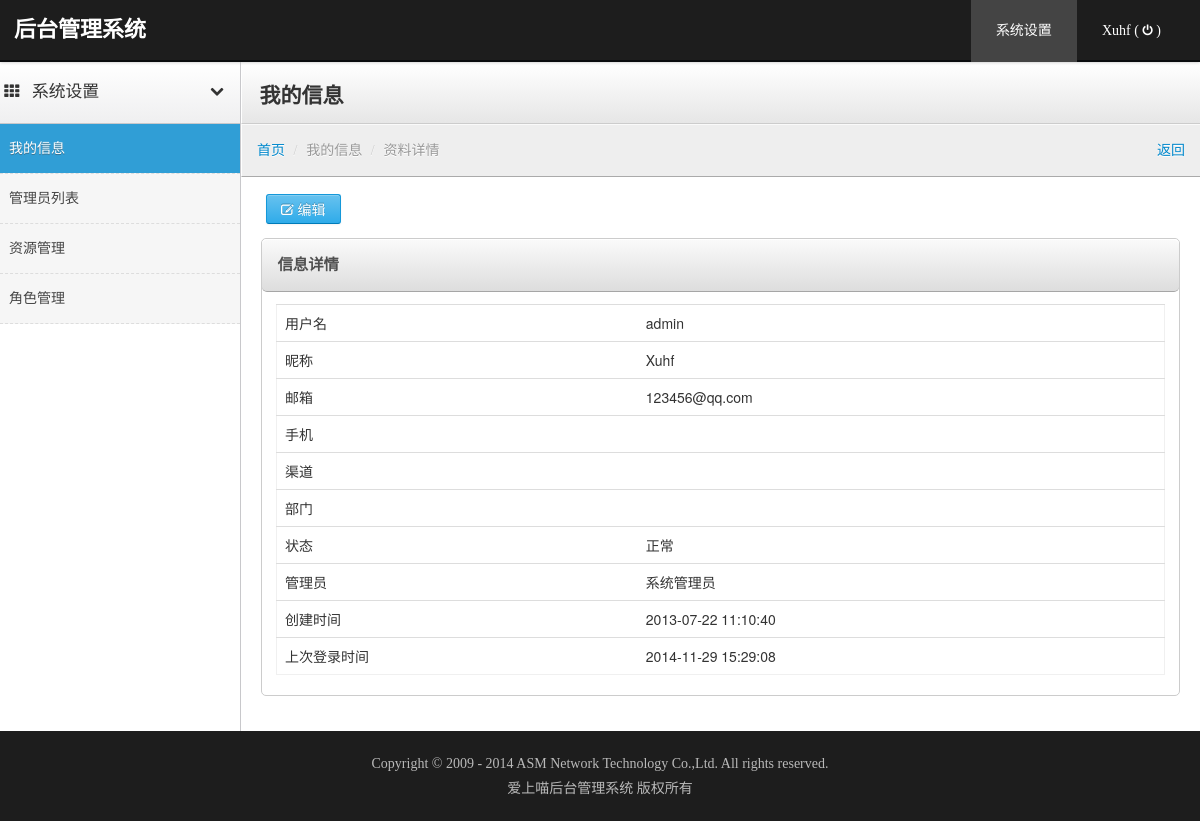
Page / (signed in) on the committed database.
### tables this page shows
CREATE TABLE `admin_resource` (
  `resource_id` int(4) NOT NULL AUTO_INCREMENT COMMENT '资源ID',
  `title` varchar(100) NOT NULL COMMENT '节点名称',
  `url_directory` varchar(100) NOT NULL DEFAULT '' COMMENT '控制器目录',
  `url_class` varchar(100) NOT NULL COMMENT '控制器类名',
  `url_method` varchar(100) NOT NULL COMMENT '控制器方法',
  `url_param` varchar(255) NOT NULL DEFAULT '' COMMENT '参数，json存储',
  `pid` int(4) NOT NULL DEFAULT '0' COMMENT '上级ID',
  `level` tinyint(1) NOT NULL DEFAULT '1' COMMENT '级别 1一级标题 2二级标题 3菜单 4其他',
  `permission_type` tinyint(1) NOT NULL DEFAULT '1' COMMENT '1必须控制，0非必须控制',
  `sort` decimal(10,2) NOT NULL DEFAULT '0.00' COMMENT '排序，越大越靠前',
  `stat` tinyint(1) NOT NULL DEFAULT '1' COMMENT '状态 1正常 2已冻结 3已删除',
  `created_ts` timestamp NOT NULL DEFAULT CURRENT_TIMESTAMP COMMENT '创建时间',
  PRIMARY KEY (`resource_id`),
  KEY `idx_pid` (`pid`)
);

### application/controllers/admin.php (called while the page is built, shortened)
<?php if ( ! defined('BASEPATH')) exit('No direct script access allowed');
class Admin extends MY_Controller
{
    public function __construct()
    {
        $this->load->model('admin_user_model');
    }
    public function index()
    {
        $id = NULL;
        if($this->rbac_service->isSuperAdministrator() | $this->rbac_service->isAdministrator()) {
            $id = intval($this->input->get('id'));
        }
        if($id < 1) {
            $id = $this->helper->user['user_id'];
        }
        $data = $this->admin_user_model->findByPk($id);
        $this->load->view('admin_user/detail', array(
                'data' => $data,
                'column' => $this->admin_user_model->attributes(),
        ));
    }
}

### public/index.php (called while the page is built, shortened)
<?php
require_once BASEPATH.'core/CodeIgniter.php';

### application/helpers/MY_url_helper.php (called while the page is built, shortened)
<?php if ( ! defined('BASEPATH')) exit('No direct script access allowed');
function create_url($route, $params = array(), $ampersand = '&')
{
    $route = site_url($route);
    if(!empty($params)) {
        return $route.'?'.http_build_str($params, NULL, $ampersand);
    }
    return $route;
}
if(! function_exists('http_build_str'))
{
    function http_build_str($query, $prefix='', $arg_separator='')
    {
        $args = array();
        foreach ($query as $key => $val) {
            $name = $prefix.$key;
            if (!is_numeric($name)) {
                if(is_array($val)){
                    http_build_str_inner($val, $name, $arg_separator, $args);
                }else{
                    $args[] = rawurlencode($name).'='.urlencode($val);
                }
            }
        }
        return implode($arg_separator, $args);
    }
}

### application/core/database/DB_driver.php (called while the page is built, shortened)
<?php  if ( ! defined('BASEPATH')) exit('No direct script access allowed');
class CI_DB_driver {
	var $database;
	var $pconnect		= FALSE;
	var $conn_id		= FALSE;
	var $result_id		= FALSE;
	var $db_debug		= FALSE;
	var $save_queries	= TRUE;
	var $db_force_master;
	function initialize()
	{
		$this->conn_id = ($this->pconnect == FALSE) ? $this->db_connect() : $this->db_pconnect();
		if ($this->database != '')
		{
			if ( ! $this->db_select())
			{
				log_message('error', 'Unable to select database: '.$this->database);
				if ($this->db_debug)
				{
					$this->display_error('db_unable_to_select', $this->database);
				}
				return FALSE;
			}
			else
			{
				return TRUE;
			}
		}
		return TRUE;
	}
	function query($sql, $binds = FALSE, $return_object = TRUE)
	{
		if (FALSE === ($this->result_id = $this->simple_query($sql)))
		{
			if ($this->save_queries == TRUE)
			{
				$this->query_times[] = 0;
			}
			$this->_trans_status = FALSE;
			if ($this->db_debug)
			{
				$error_no = $this->_error_number();
				$error_msg = $this->_error_message();
				$this->trans_complete();
				log_message('error', 'Query error: '.$error_msg);
				return $this->display_error(
										array(
												'Error Number: '.$error_no,
												$error_msg,
												$sql
											)
										);
			}
			return FALSE;
		}
		$RES			= new $driver();
		$RES->conn_id	= $this->conn_id;
		$RES->result_id	= $this->result_id;
		$RES->num_rows	= $RES->num_rows();
		return $RES;
	}
	function simple_query($sql)
	{
	    $proxy_setting = load_db_proxy_setting($this->group_name, $this->is_write_type($sql), $this->db_force_master);
	    if(is_array($proxy_setting) && ! empty($proxy_setting)) {
	        $proxy_setting_key = key($proxy_setting);
            $this->group_name = $proxy_setting_key;
	        $proxy_conn_id = 'conn_'.$proxy_setting_key;
	        $CI = & get_instance();
	        if(isset($CI->$proxy_conn_id) && is_resource($CI->$proxy_conn_id)) {
	            $this->conn_id = $CI->$proxy_conn_id;
	        } else {
	            $this->conn_id = false;
	        }
	    }
		return $this->_execute($sql);
	}
	public function reset_force_master()
	{
	    $this->db_force_master = FALSE;
	}
	function is_write_type($sql)
	{
		if ( ! preg_match('/^\s*"?(SET|INSERT|UPDATE|DELETE|REPLACE|CREATE|DROP|TRUNCATE|LOAD DATA|COPY|ALTER|GRANT|REVOKE|LOCK|UNLOCK)\s+/i', $sql))
		{
			return FALSE;
		}
		return TRUE;
	}
	function close()
	{
		$this->conn_id = FALSE;
	}
}

### application/core/database/drivers/mysql/mysql_driver.php (called while the page is built, shortened)
<?php  if ( ! defined('BASEPATH')) exit('No direct script access allowed');
class CI_DB_mysql_driver extends CI_DB {
	function db_connect()
	{
		return @mysql_connect($this->hostname, $this->username, $this->password, TRUE);
	}
	function _execute($sql)
	{
		$sql = $this->_prep_query($sql);
		return @mysql_query($sql, $this->conn_id);
	}
	function _prep_query($sql)
	{
		return $sql;
	}
}

### application/core/database/ActiveRecord.php (called while the page is built, shortened)
<?php if ( ! defined('BASEPATH')) exit('No direct script access allowed');
class ActiveRecord extends CI_Model
{
    public function findByPk($pk, $where = array())
    {
        $where[$this->primaryKey()] = $pk;
        $query = $this->db->from($this->tableName())->where($where)->get();
        return $query->row_array();
    }
    public function findAll($where = array(), $limit = 0, $offset = 0, $sort = NULL)
    {
        $this->db->from($this->tableName())->where($where);
        if($sort !== NULL) {
            $this->db->order_by($sort);
        }
        $query = $this->db->get();
        return $query->result_array();
    }
}

### application/service/cache_service.php (called while the page is built, shortened)
<?php
class Cache_service extends MY_Service
{
    public function getAllResourceList()
    {
        $cache_key = 'rbac_all_resouce_list';
        $resouce_cache = $this->cache->file->get($cache_key);
        if(! $resouce_cache) {
            $resouce_list = $this->admin_resource_model->findAll(array(), NULL, NULL, 'sort DESC');
            $resouce_cache = array();
            if(is_array($resouce_list) && count($resouce_list) > 0) {
                foreach($resouce_list as $key => $val) {
                    $resouce_cache[$val['resource_id']] = $val;
                }
            }
        }
        return $resouce_cache;
    }
}

### application/service/rbac_service.php (called while the page is built, shortened)
<?php
class Rbac_service extends MY_Service
{
    private $admin;
    public function init($admin_user)
    {
        $this->admin = $admin_user;
        $admin_user_resource = $this->loadUserResources($this->admin['user_id'], $this->admin['source_id']);
        return true;
    }
    public function isSuperAdministrator()
    {
        if(isset($this->admin['is_admin']) && $this->admin['is_admin'] == 2) {
            return true;
        }
        return false;
    }
    public function loadUserResources($user_id, $source_id)
    {
        $resources = $this->cache_service->getAllResourceList();
        if($this->isSuperAdministrator()) {
            return $resources;
        }
        $admin_user_resource = array();
        return $admin_user_resource;
    }
}

### application/service/common/helper_service.php (called while the page is built, shortened)
<?php  if ( ! defined('BASEPATH')) exit('No direct script access allowed');
class Helper_service extends MY_Service
{
    public $user;
    public function __construct()
    {
        $this->user = $this->session->userdata('sys_user');
        if(! in_array($this->router->fetch_class(), array('login', 'verify_code'))) {
            $this->hasLogin();
        }
    }
    public function hasLogin() {
        if($this->rbac_service->init($this->user) === false) {
            $this->msg('无权限！');
        }
    }
}

### application/core/database/DB.php (called while the page is built, shortened)
<?php  if ( ! defined('BASEPATH')) exit('No direct script access allowed');
function &DB($params = '', $active_record_override = NULL)
{
	if (is_string($params) AND strpos($params, '://') === FALSE)
	{
		if ( ! defined('ENVIRONMENT') OR ! file_exists($file_path = APPPATH.'config/'.ENVIRONMENT.'/database.php'))
		{
			if ( ! file_exists($file_path = APPPATH.'config/database.php'))
			{
				show_error('The configuration file database.php does not exist.');
			}
		}
		$params = $db[$active_group];
	}
	if(file_exists(APPPATH.'core/database/DB_driver.php')) {
	    require_once(APPPATH.'core/database/DB_driver.php');
	} else {
	    require_once(BASEPATH.'database/DB_driver.php');
	}
	$params['group_name'] = $active_group;
	$DB = new $driver($params);
	return $DB;
}

### application/config/development/database.php (called while the page is built, shortened)
<?php  if ( ! defined('BASEPATH')) exit('No direct script access allowed');
$active_group = 'asm_master';
$active_record = TRUE;
$db['asm_master']['hostname'] = '127.0.0.1';
$db['asm_master']['username'] = 'root';
$db['asm_master']['password'] = '123456';
$db['asm_master']['database'] = 'admin_new';
$db['asm_master']['dbdriver'] = 'mysql';
$db['asm_master']['dbprefix'] = '';
$db['asm_master']['pconnect'] = FALSE;
$db['asm_master']['db_debug'] = FALSE;
$db['asm_master']['cache_on'] = FALSE;
$db['asm_master']['cachedir'] = '';
$db['asm_master']['char_set'] = 'utf8';
$db['asm_master']['dbcollat'] = 'utf8_general_ci';
$db['asm_master']['swap_pre'] = '';
$db['asm_master']['autoinit'] = FALSE;
$db['asm_master']['stricton'] = FALSE;

### application/core/MY_Loader.php (called while the page is built, shortened)
<?php if ( ! defined('BASEPATH')) exit('No direct script access allowed');
class MY_Loader extends CI_Loader
{
    public function database($params = '', $return = FALSE, $active_record = NULL)
    {
        if(file_exists(APPPATH.'core/database/DB.php')) {
            require_once(APPPATH.'core/database/DB.php');
        } else {
            require_once(BASEPATH.'database/DB.php');
        }
        if ($return === TRUE) {
            return DB($params, $active_record);
        }
    }
}

### application/core/MY_Model.php (called while the page is built, shortened)
<?php if ( ! defined('BASEPATH')) exit('No direct script access allowed');
require_once APPPATH.'core/database/ActiveRecord.php';
class MY_Model extends ActiveRecord
{
    private function initDb($group_name = '')
    {
        $db_conn_name = $this->getDbName($group_name);
        $CI = & get_instance();
        if(isset($CI->{$db_conn_name}) && is_object($CI->{$db_conn_name})) {
            $this->db = $CI->{$db_conn_name};
        } else {
            $CI->{$db_conn_name} = $this->db = $this->load->database($group_name, TRUE);
        }
    }
    private function getDbName($group_name = '')
    {
        if($group_name == '') {
            $db_conn_name = 'db';
        } else {
            $db_conn_name = 'db_'.$group_name;
        }
        return $db_conn_name;
    }
}

### application/helpers/MY_language_helper.php (called while the page is built, shortened)
<?php
function lang_setting($key, $sub_key = NULL)
{
    $CI = & get_instance();
    $setting = $CI->config->item('setting');
    $key = 'setting_'.$key;
    if(! isset($setting[$key][$sub_key])) {
        return null;
    }
    return $setting[$key][$sub_key];
}

### application/views/admin_user/detail.php (the view, shortened to what this page needs)
<?php $this->load->view('base/header');?>
<div class="content">
    <div class="header"><h1 class="page-title">我的信息</h1></div>
    <ul class="breadcrumb">
        <li><a href="<?php echo create_url('');?>">首页</a> <span class="divider">/</span></li>
        <li class="active">我的信息  <span class="divider">/</span></li>
        <li class="active">资料详情</li>
        <li class="pull-right"><a href="javascript:history.go(-1);">返回</a></li>
    </ul>
    <div class="container-fluid">
        <div class="btn-toolbar">
            <a href="<?php echo create_url('admin/edit', array('id' => $data['user_id']));?>" style="margin-left:5px"><button class="btn btn-primary"><i class="icon-edit"></i> 编辑</button></a>
        </div>
        <div class="block">
            <a href="#detail" class="block-heading" data-toggle="collapse">信息详情</a>
            <div id="detail" class="block-body collapse in">
            <table class="table table-striped">
                <tr>
                    <td><?php echo $column['username'];?></td>
                    <td><?php echo $data['username'];?></td>
                </tr>
                <tr>
                    <td><?php echo $column['nickname'];?></td>
                    <td><?php echo htmlspecialchars($data['nickname']);?></td>
                </tr>
                <tr>
                    <td><?php echo $column['email'];?></td>
                    <td><?php echo htmlspecialchars($data['email']);?></td>
                </tr>
                <tr>
                    <td><?php echo $column['mobile'];?></td>
                    <td><?php echo htmlspecialchars($data['mobile']);?></td>
                </tr>
                <tr>
                    <td><?php echo $column['source_id'];?></td>
                    <td><?php echo lang_setting('admin_source_id', $data['source_id']);?></td>
                </tr>
                <tr>
                    <td><?php echo $column['department'];?></td>
                    <td><?php echo htmlspecialchars($data['department']);?></td>
                </tr>
                <tr>
                    <td><?php echo $column['stat'];?></td>
                    <td><?php echo lang_setting('admin_user_stat', $data['stat']);?></td>
                </tr>
                <tr>
                    <td><?php echo $column['is_admin'];?></td>
                    <td><?php echo lang_setting('admin_user_is_admin', $data['is_admin']);?></td>
                </tr>
                <tr>
                    <td><?php echo $column['created_ts'];?></td>
                    <td><?php echo $data['created_ts'];?></td>
                </tr>
                <tr>
                    <td><?php echo $column['last_logined_ts'];?></td>
                    <td><?php echo $data['last_logined_ts'];?></td>
                </tr>
            </table>
            </div>
        </div>
    </div>
</div>

### application/views/base/navbar.php
<div class="navbar-inner">
    <a class="brand" href="<?php echo create_url('');?>"><span class="second">后台管理系统</span></a>
    <ul class="nav pull-right">
        <?php foreach($sys_menu_main as $val) : ?>
        <li id="fat-menu<?php echo $val['id'];?>" class="nvarbar_right_li" <?php if(isset($sys_select_first_id) && $sys_select_first_id == $val['id']) : ?>style="background:#444;"<?php endif;?>><a href="<?php echo $val['url'];?>" style="margin-top:8px;"><?php echo $val['title'];?></a></li>
        <?php endforeach;?>
        <li id="fat-menu" class="nvarbar_right_li"><a href="<?php echo create_url('login/logout');?>" style="margin-top:8px;"><?php echo htmlspecialchars($sys_user['nickname']);?> (<i class="icon-off"></i>)</a></li>
    </ul>
</div>

### application/views/base/sidebar.php
<div class="sidebar-nav">
<?php foreach($sys_menu_minor as $val) : ?>
    <a href="#sidebar_menu_<?php echo $val['id']?>" class="nav-header collapsed" data-toggle="collapse"><i class="icon-th"></i><?php echo $val['title']?><i class="icon-chevron-up"></i></a>
    <ul id="sidebar_menu_<?php echo $val['id']?>" class="nav nav-list collapse in">
    <?php foreach($val['sub'] as $val_sub) : ?>
        <li id="<?php echo $val_sub['url_uid'];?>"><a href="<?php echo $val_sub['url'];?>"><?php echo $val_sub['title'];?></a></li>
    <?php endforeach;?>
    </ul>
<?php endforeach; ?>
</div>

### public/assets/css/other.css (style rules this page uses)
body { min-width: 990px; }
.brand { font-family: georgia, serif; }
.brand .second { color: #fff; font-weight: bold; font-family: '微软雅黑'; }
.breadcrumb li { padding:0px; }

### rows in the picture
admin_resource: title "系统设置"
admin_resource: title "我的信息"
admin_resource: title "管理员列表"
admin_resource: title "资源管理"
admin_resource: title "角色管理"

### other values in the picture
$val['title'] "系统设置"
$sys_user['nickname'] "Xuhf"
$column['username'] "用户名"
$data['username'] "admin"
$column['nickname'] "昵称"
$data['nickname'] "Xuhf"
$column['email'] "邮箱"
$data['email'] "123456@qq.com"
$column['mobile'] "手机"
$column['source_id'] "渠道"
$column['department'] "部门"
$column['stat'] "状态"
lang_setting('admin_user_stat', $data['stat']) "正常"
$column['is_admin'] "管理员"
lang_setting('admin_user_is_admin', $data['is_admin']) "系统管理员"
